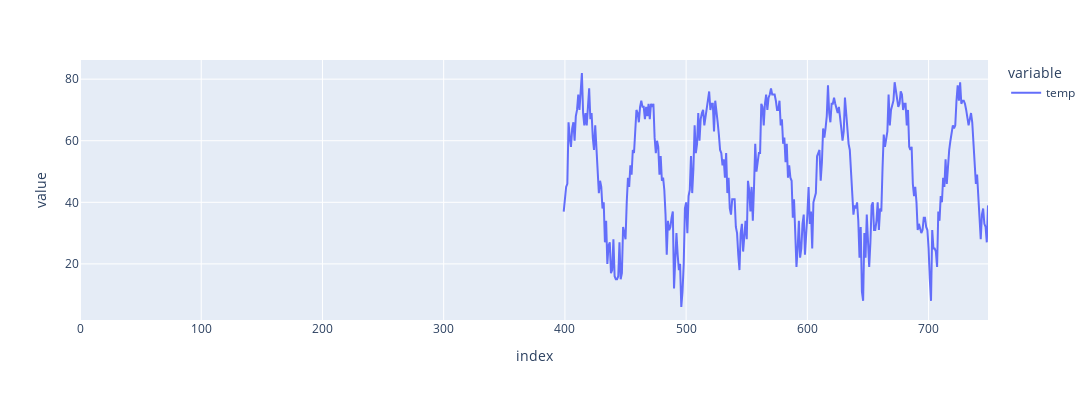

Here is the notebook cell this chart was saved with:
### Code cell
fig = px.line(df['temp'])
fig.update_layout(autosize=False,width=1200,height=400)
fig.show()

### Figure 1 — Plotly figure (JSON) as saved in the notebook; plotly's stock layout.template omitted (floating-point values rounded to 4 significant figures; data arrays with more than 128 entries replaced by an {"elided": "..."} marker saying what was removed)
{"data": [{"hovertemplate": "variable=temp<br>index=%{x}<br>value=%{y}<extra></extra>", "legendgroup": "temp", "line": {"color": "#636efa", "dash": "solid"}, "marker": {"symbol": "circle"}, "mode": "lines", "name": "temp", "orientation": "v", "showlegend": true, "type": "scatter", "x": {"elided": "750 int values"}, "xaxis": "x", "y": {"elided": "750 int values"}, "yaxis": "y"}], "layout": {"autosize": false, "height": 400, "legend": {"title": {"text": "variable"}, "tracegroupgap": 0}, "margin": {"t": 60}, "width": 1200, "xaxis": {"anchor": "y", "domain": [0, 1], "title": {"text": "index"}}, "yaxis": {"anchor": "x", "domain": [0, 1], "title": {"text": "value"}}}}
